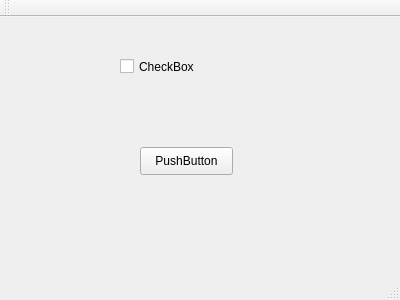
<?xml version="1.0" encoding="UTF-8"?>
<ui version="4.0">
 <class>MainWindow</class>
 <widget class="QMainWindow" name="MainWindow">
  <property name="geometry">
   <rect>
    <x>0</x>
    <y>0</y>
    <width>400</width>
    <height>300</height>
   </rect>
  </property>
  <property name="windowTitle">
   <string>MainWindow</string>
  </property>
  <widget class="QWidget" name="centralWidget">
   <widget class="QCheckBox" name="checkBox">
    <property name="geometry">
     <rect>
      <x>120</x>
      <y>40</y>
      <width>91</width>
      <height>19</height>
     </rect>
    </property>
    <property name="text">
     <string>CheckBox</string>
    </property>
   </widget>
   <widget class="QPushButton" name="pushButton">
    <property name="geometry">
     <rect>
      <x>140</x>
      <y>130</y>
      <width>93</width>
      <height>28</height>
     </rect>
    </property>
    <property name="text">
     <string>PushButton</string>
    </property>
   </widget>
  </widget>
  <widget class="QMenuBar" name="menuBar">
   <property name="geometry">
    <rect>
     <x>0</x>
     <y>0</y>
     <width>400</width>
     <height>26</height>
    </rect>
   </property>
  </widget>
  <widget class="QToolBar" name="mainToolBar">
   <attribute name="toolBarArea">
    <enum>TopToolBarArea</enum>
   </attribute>
   <attribute name="toolBarBreak">
    <bool>false</bool>
   </attribute>
  </widget>
  <widget class="QStatusBar" name="statusBar"/>
 </widget>
 <layoutdefault spacing="6" margin="11"/>
 <resources/>
 <connections/>
</ui>
